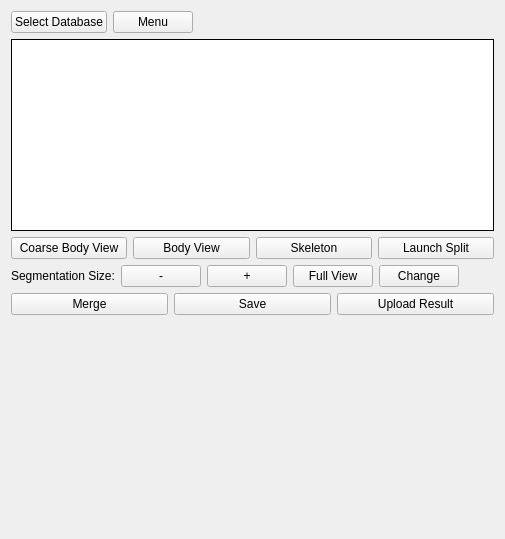
<?xml version="1.0" encoding="UTF-8"?>
<ui version="4.0">
 <class>FlyEmProofControlForm</class>
 <widget class="QWidget" name="FlyEmProofControlForm">
  <property name="geometry">
   <rect>
    <x>0</x>
    <y>0</y>
    <width>505</width>
    <height>539</height>
   </rect>
  </property>
  <property name="windowTitle">
   <string>Form</string>
  </property>
  <layout class="QVBoxLayout" name="verticalLayout">
   <item>
    <layout class="QHBoxLayout" name="horizontalLayout_2">
     <item>
      <widget class="QPushButton" name="dvidPushButton">
       <property name="focusPolicy">
        <enum>Qt::NoFocus</enum>
       </property>
       <property name="text">
        <string>Select Database</string>
       </property>
      </widget>
     </item>
     <item>
      <widget class="QPushButton" name="menuPushButton">
       <property name="focusPolicy">
        <enum>Qt::NoFocus</enum>
       </property>
       <property name="text">
        <string>Menu</string>
       </property>
      </widget>
     </item>
     <item>
      <spacer name="horizontalSpacer_2">
       <property name="orientation">
        <enum>Qt::Horizontal</enum>
       </property>
       <property name="sizeHint" stdset="0">
        <size>
         <width>40</width>
         <height>20</height>
        </size>
       </property>
      </spacer>
     </item>
    </layout>
   </item>
   <item>
    <widget class="QTextEdit" name="dataInfoWidget">
     <property name="sizePolicy">
      <sizepolicy hsizetype="Expanding" vsizetype="Maximum">
       <horstretch>0</horstretch>
       <verstretch>0</verstretch>
      </sizepolicy>
     </property>
     <property name="focusPolicy">
      <enum>Qt::NoFocus</enum>
     </property>
     <property name="autoFillBackground">
      <bool>false</bool>
     </property>
     <property name="frameShape">
      <enum>QFrame::Box</enum>
     </property>
     <property name="frameShadow">
      <enum>QFrame::Plain</enum>
     </property>
     <property name="readOnly">
      <bool>true</bool>
     </property>
    </widget>
   </item>
   <item>
    <layout class="QHBoxLayout" name="horizontalLayout">
     <item>
      <widget class="QPushButton" name="coarseBodyPushButton">
       <property name="text">
        <string>Coarse Body View</string>
       </property>
      </widget>
     </item>
     <item>
      <widget class="QPushButton" name="bodyViewPushButton">
       <property name="text">
        <string>Body View</string>
       </property>
      </widget>
     </item>
     <item>
      <widget class="QPushButton" name="skeletonViewPushButton">
       <property name="text">
        <string>Skeleton</string>
       </property>
      </widget>
     </item>
     <item>
      <widget class="QPushButton" name="splitPushButton">
       <property name="text">
        <string>Launch Split</string>
       </property>
      </widget>
     </item>
    </layout>
   </item>
   <item>
    <layout class="QHBoxLayout" name="horizontalLayout_6">
     <item>
      <widget class="QLabel" name="label_11">
       <property name="text">
        <string>Segmentation Size:</string>
       </property>
      </widget>
     </item>
     <item>
      <widget class="QPushButton" name="segmentSizeDecPushButton">
       <property name="text">
        <string>-</string>
       </property>
      </widget>
     </item>
     <item>
      <widget class="QPushButton" name="segmentSizeIncPushButton">
       <property name="text">
        <string>+</string>
       </property>
      </widget>
     </item>
     <item>
      <widget class="QPushButton" name="fullViewPushButton">
       <property name="toolTip">
        <string>Show the segmetnation fully in the field view</string>
       </property>
       <property name="text">
        <string>Full View</string>
       </property>
      </widget>
     </item>
     <item>
      <widget class="QPushButton" name="segmentSizePushButton">
       <property name="text">
        <string>Change</string>
       </property>
      </widget>
     </item>
     <item>
      <spacer name="horizontalSpacer">
       <property name="orientation">
        <enum>Qt::Horizontal</enum>
       </property>
       <property name="sizeHint" stdset="0">
        <size>
         <width>40</width>
         <height>20</height>
        </size>
       </property>
      </spacer>
     </item>
    </layout>
   </item>
   <item>
    <layout class="QHBoxLayout" name="horizontalLayout_7">
     <item>
      <widget class="QPushButton" name="mergeSegmentPushButton">
       <property name="text">
        <string>Merge</string>
       </property>
       <property name="icon">
        <iconset resource="../gui.qrc">
         <normaloff>:/images/merge.png</normaloff>:/images/merge.png</iconset>
       </property>
      </widget>
     </item>
     <item>
      <widget class="QPushButton" name="saveMergePushButton">
       <property name="text">
        <string>Save</string>
       </property>
      </widget>
     </item>
     <item>
      <widget class="QPushButton" name="uploadPushButton">
       <property name="text">
        <string>Upload Result</string>
       </property>
      </widget>
     </item>
    </layout>
   </item>
   <item>
    <widget class="ZFlyEmBookmarkWidget" name="bookmarkWidget" native="true">
     <property name="sizePolicy">
      <sizepolicy hsizetype="Preferred" vsizetype="Expanding">
       <horstretch>0</horstretch>
       <verstretch>0</verstretch>
      </sizepolicy>
     </property>
    </widget>
   </item>
  </layout>
 </widget>
 <customwidgets>
  <customwidget>
   <class>ZFlyEmBookmarkWidget</class>
   <extends>QWidget</extends>
   <header location="global">flyem/zflyembookmarkwidget.h</header>
   <container>1</container>
  </customwidget>
 </customwidgets>
 <resources>
  <include location="../gui.qrc"/>
 </resources>
 <connections/>
</ui>
